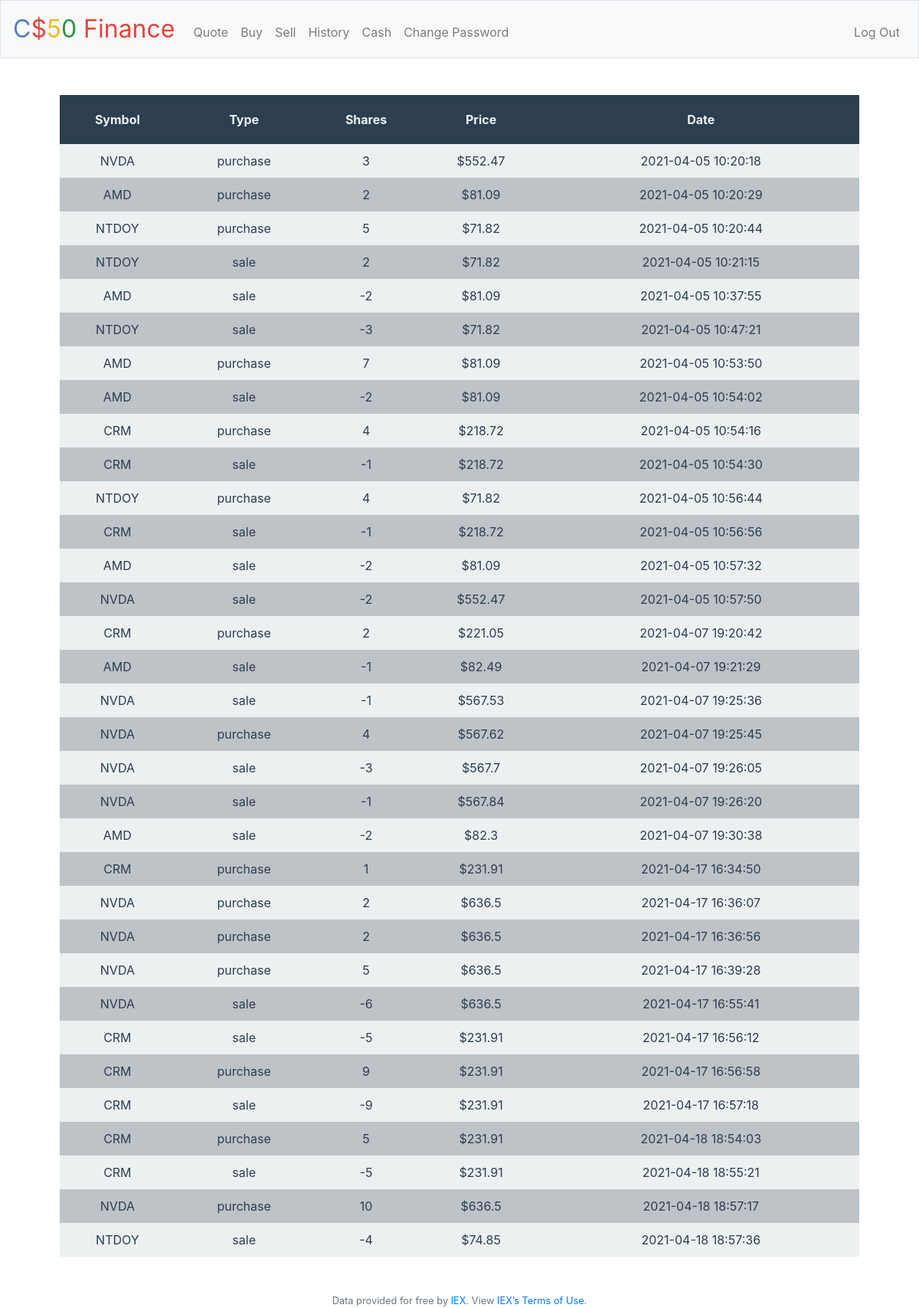
Screenshot of /history (signed in) with the database file from the repository.
### tables this page shows
CREATE TABLE transactions_history (id INTEGER NOT NULL, id_symbol INTEGER, id_user INTEGER, id_transaction_type INTEGER, shares INTEGER, unit_value NUMERIC NOT NULL, transaction_dt DATE, PRIMARY KEY(id));

CREATE TABLE symbols (id INTEGER NOT NULL, symbol TEXT NOT NULL, PRIMARY KEY(id));

CREATE TABLE transactions_type (id INTEGER NOT NULL, transaction_type TEXT NOT NULL, PRIMARY KEY(id));

### application.py (the view)
@app.route("/history")
@login_required
def history():
    transaction_list = db.execute("SELECT * FROM transactions_history WHERE id_user = ?", session["user_id"])
    row_counter = 0
    def add_data_transaction_list(transaction_dict):
        get_symbol_label = db.execute("SELECT symbol FROM symbols WHERE id = ?", transaction_dict["id_symbol"])
        transaction_dict["label_symbol"] = get_symbol_label[0]["symbol"]
        get_transaction_type = db.execute("SELECT transaction_type FROM transactions_type WHERE id = ?", transaction_dict["id_transaction_type"])
        transaction_dict["transaction_type"] = get_transaction_type[0]["transaction_type"]
    for dict in transaction_list:
        add_data_transaction_list(dict)
        row_counter += 1
        row_even_odd = row_counter % 2
        print(row_counter)
        print(row_even_odd)
        if row_even_odd == 1:
            dict["row_style"] = "row-style-1"
        else:
            dict["row_style"] = "row-style-2"
    return render_template("history.html", transaction_list=transaction_list)

### application.py (called while the page is built)
@app.after_request
def after_request(response):
    response.headers["Cache-Control"] = "no-cache, no-store, must-revalidate"
    response.headers["Expires"] = 0
    response.headers["Pragma"] = "no-cache"
    return response

### helpers.py (called while the page is built)
def login_required(f):
    @wraps(f)
    def decorated_function(*args, **kwargs):
        if session.get("user_id") is None:
            return redirect("/login")
        return f(*args, **kwargs)
    return decorated_function

### templates/history.html (shortened to what this page needs)
{% extends "layout.html" %}
{% block main %}
    <table>
        <tr class="table-header">
            <th>Symbol</th>
            <th>Type</th>
            <th>Shares</th>
            <th>Price</th>
            <th>Date</th>
        </tr>
        {% for dict in transaction_list %}
        <tr class="table-row {{dict.row_style}}">
            <td>{{dict.label_symbol}}</td>
            <td>{{dict.transaction_type}}</td>
            <td>{{dict.shares}}</td>
            <td>${{dict.unit_value}}</td>
            <td>{{dict.transaction_dt}}</td>
        </tr>
        {% endfor %}
    </table>
{% endblock %}

### templates/layout.html (shortened to what this page needs)
<!DOCTYPE html>
<html lang="en">
    <head>
        <link rel="stylesheet" href="https://cdn.jsdelivr.net/npm/bootstrap@4.5.3/dist/css/bootstrap.min.css">
        <link href="/static/styles.css" rel="stylesheet">
    </head>
    <body>
        <nav class="navbar navbar-expand-md navbar-light bg-light border">
            <a class="navbar-brand" href="/"><span class="blue">C</span><span class="red">$</span><span class="yellow">5</span><span class="green">0</span> <span class="red">Finance</span></a>
            <div class="collapse navbar-collapse" id="navbar">
                {% if session.user_id %}
                    <ul class="navbar-nav mr-auto mt-2">
                        <li class="nav-item"><a class="nav-link" href="/quote">Quote</a></li>
                        <li class="nav-item"><a class="nav-link" href="/buy">Buy</a></li>
                        <li class="nav-item"><a class="nav-link" href="/sell">Sell</a></li>
                        <li class="nav-item"><a class="nav-link" href="/history">History</a></li>
                        <li class="nav-item"><a class="nav-link" href="/cash">Cash</a></li>
                        <li class="nav-item"><a class="nav-link" href="/change-password">Change Password</a></li>
                    </ul>
                    <ul class="navbar-nav ml-auto mt-2">
                        <li class="nav-item"><a class="nav-link" href="/logout">Log Out</a></li>
                    </ul>
                {% else %}
                    <ul class="navbar-nav ml-auto mt-2">
                        <li class="nav-item"><a class="nav-link" href="/register">Register</a></li>
                        <li class="nav-item"><a class="nav-link" href="/login">Log In</a></li>
                    </ul>
                {% endif %}
            </div>
        </nav>
        <main class="container p-5">
            {% block main %}{% endblock %}
        </main>
        <footer class="small text-center text-muted">
            Data provided for free by <a href="https://iextrading.com/developer">IEX</a>. View <a href="https://iextrading.com/api-exhibit-a/">IEX’s Terms of Use</a>.
        </footer>
    </body>
</html>

### static/styles.css (style rules this page uses)
nav .navbar-brand { font-size: xx-large; }
nav .navbar-brand .blue { color: #537fbe; }
nav .navbar-brand .red { color: #ea433b; }
nav .navbar-brand .yellow { color: #f5b82e; }
nav .navbar-brand .green { color: #2e944b; }
main { overflow-x: auto; text-align: center; }
table { width:100%; }
.table-header { background-color:#2c3e50; color:#ecf0f1; }
.table-header th { padding: 20px 0 !important; }
.table-row td { padding:10px 0 !important; color:#2c3e50; }
.row-style-1 { background-color:#ecf0f1; }
.row-style-2 { background-color:#bdc3c7; }

### rows the page displays
transactions_history: label_symbol "NVDA", transaction_type "purchase", shares "3", unit_value "552.47", transaction_dt "2021-04-05 10:20:18"
transactions_history: label_symbol "AMD", transaction_type "purchase", shares "2", unit_value "81.09", transaction_dt "2021-04-05 10:20:29"
transactions_history: label_symbol "NTDOY", transaction_type "purchase", shares "5", unit_value "71.82", transaction_dt "2021-04-05 10:20:44"
transactions_history: label_symbol "NTDOY", transaction_type "sale", shares "2", unit_value "71.82", transaction_dt "2021-04-05 10:21:15"
transactions_history: label_symbol "AMD", transaction_type "sale", shares "-2", unit_value "81.09", transaction_dt "2021-04-05 10:37:55"
transactions_history: label_symbol "NTDOY", transaction_type "sale", shares "-3", unit_value "71.82", transaction_dt "2021-04-05 10:47:21"
transactions_history: label_symbol "AMD", transaction_type "purchase", shares "7", unit_value "81.09", transaction_dt "2021-04-05 10:53:50"
transactions_history: label_symbol "AMD", transaction_type "sale", shares "-2", unit_value "81.09", transaction_dt "2021-04-05 10:54:02"
transactions_history: label_symbol "CRM", transaction_type "purchase", shares "4", unit_value "218.72", transaction_dt "2021-04-05 10:54:16"
transactions_history: label_symbol "CRM", transaction_type "sale", shares "-1", unit_value "218.72", transaction_dt "2021-04-05 10:54:30"
transactions_history: label_symbol "NTDOY", transaction_type "purchase", shares "4", unit_value "71.82", transaction_dt "2021-04-05 10:56:44"
transactions_history: label_symbol "CRM", transaction_type "sale", shares "-1", unit_value "218.72", transaction_dt "2021-04-05 10:56:56"
transactions_history: label_symbol "AMD", transaction_type "sale", shares "-2", unit_value "81.09", transaction_dt "2021-04-05 10:57:32"
transactions_history: label_symbol "NVDA", transaction_type "sale", shares "-2", unit_value "552.47", transaction_dt "2021-04-05 10:57:50"
transactions_history: label_symbol "CRM", transaction_type "purchase", shares "2", unit_value "221.05", transaction_dt "2021-04-07 19:20:42"
transactions_history: label_symbol "AMD", transaction_type "sale", shares "-1", unit_value "82.49", transaction_dt "2021-04-07 19:21:29"
transactions_history: label_symbol "NVDA", transaction_type "sale", shares "-1", unit_value "567.53", transaction_dt "2021-04-07 19:25:36"
transactions_history: label_symbol "NVDA", transaction_type "purchase", shares "4", unit_value "567.62", transaction_dt "2021-04-07 19:25:45"
transactions_history: label_symbol "NVDA", transaction_type "sale", shares "-3", unit_value "567.7", transaction_dt "2021-04-07 19:26:05"
transactions_history: label_symbol "NVDA", transaction_type "sale", shares "-1", unit_value "567.84", transaction_dt "2021-04-07 19:26:20"
transactions_history: label_symbol "AMD", transaction_type "sale", shares "-2", unit_value "82.3", transaction_dt "2021-04-07 19:30:38"
transactions_history: label_symbol "CRM", transaction_type "purchase", shares "1", unit_value "231.91", transaction_dt "2021-04-17 16:34:50"
transactions_history: label_symbol "NVDA", transaction_type "purchase", shares "2", unit_value "636.5", transaction_dt "2021-04-17 16:36:07"
transactions_history: label_symbol "NVDA", transaction_type "purchase", shares "2", unit_value "636.5", transaction_dt "2021-04-17 16:36:56"
transactions_history: label_symbol "NVDA", transaction_type "purchase", shares "5", unit_value "636.5", transaction_dt "2021-04-17 16:39:28"
transactions_history: label_symbol "NVDA", transaction_type "sale", shares "-6", unit_value "636.5", transaction_dt "2021-04-17 16:55:41"
transactions_history: label_symbol "CRM", transaction_type "sale", shares "-5", unit_value "231.91", transaction_dt "2021-04-17 16:56:12"
transactions_history: label_symbol "CRM", transaction_type "purchase", shares "9", unit_value "231.91", transaction_dt "2021-04-17 16:56:58"
transactions_history: label_symbol "CRM", transaction_type "sale", shares "-9", unit_value "231.91", transaction_dt "2021-04-17 16:57:18"
transactions_history: label_symbol "CRM", transaction_type "purchase", shares "5", unit_value "231.91", transaction_dt "2021-04-18 18:54:03"
transactions_history: label_symbol "CRM", transaction_type "sale", shares "-5", unit_value "231.91", transaction_dt "2021-04-18 18:55:21"
transactions_history: label_symbol "NVDA", transaction_type "purchase", shares "10", unit_value "636.5", transaction_dt "2021-04-18 18:57:17"
transactions_history: label_symbol "NTDOY", transaction_type "sale", shares "-4", unit_value "74.85", transaction_dt "2021-04-18 18:57:36"
